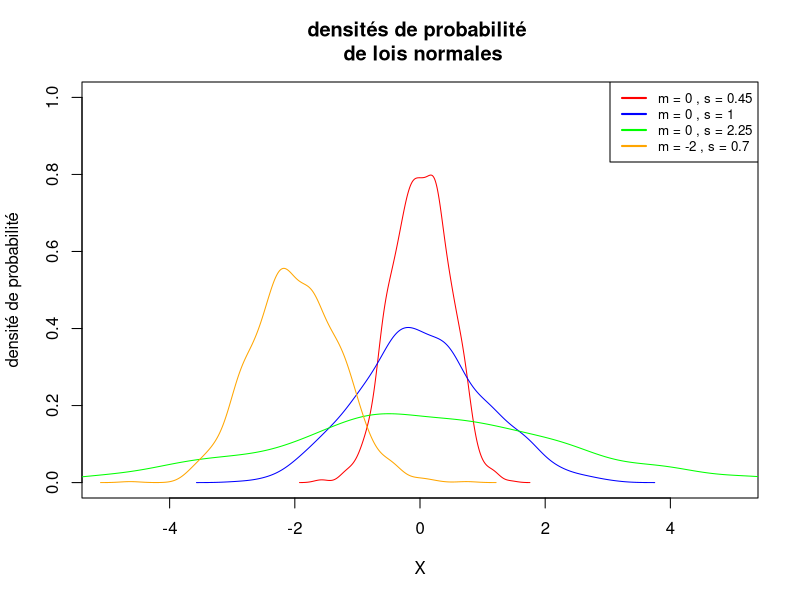
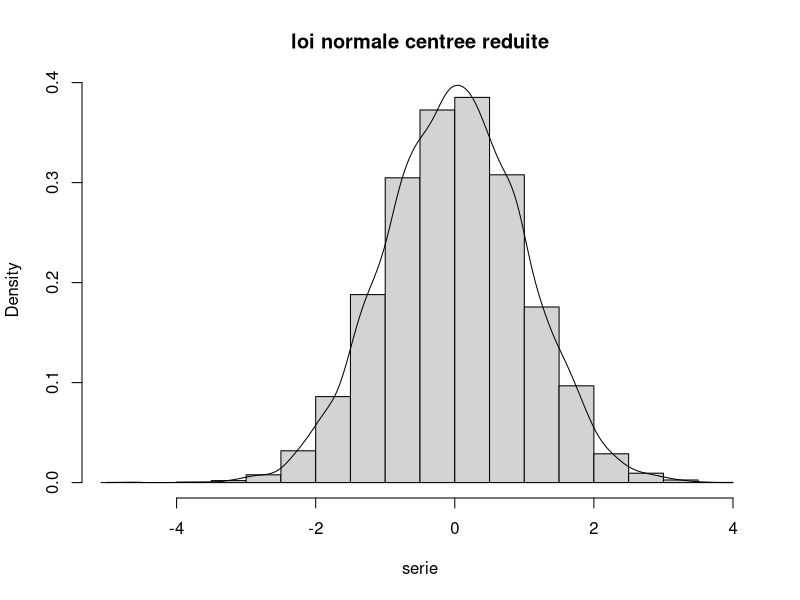
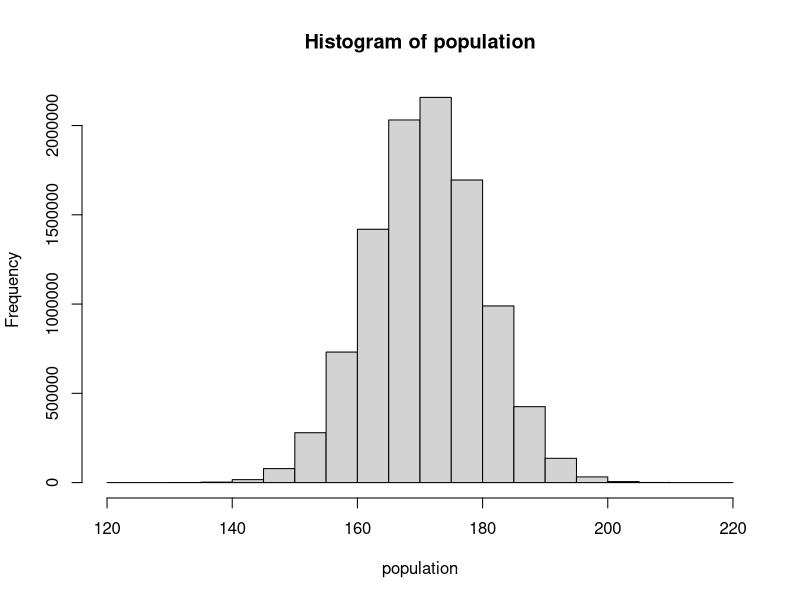

R code for these plots, in order:
#TD 5

#EXERCICE 5

  #1

par(mfrow = c(1,1)) #creer une fenetre (toile) vide.
plot(NA, xlim =c(-5,5), ylim = c(0,1), xlab = "X",
ylab = "densité de probabilité",
main = "densités de probabilité \n de lois normales")

  #2

# Tracer la densité de probabilité pour chaque simulation
moyennes <- c(0, 0, 0, -2)
sigmas <- c(0.45, 1, 2.25, 0.7)
colors <- c("red", "blue", "green", "orange")
legend_labels <- c()
for (i in 1:length(moyennes)) {
  serie = rnorm(n = 1000, 
                mean = moyennes[i], 
                sd = sigmas[i])
  lines(density(serie), col = colors[i])
  legend_labels <- c(legend_labels, paste("m =", moyennes[i], ",", "s =", sigmas[i]))
}

# Ajouter une légende
legend("topright", legend=legend_labels, col=colors, lwd=2, cex=0.8)

  #3

serie = rnorm(n =10000, mean = 0, sd = 1) #cela simule une loi normale de taille 10000, de moyenne 0 et d'ecart type 1

  #4

hist(serie, main = "loi normale centree reduite", #creer un histogramme de la loi normale centree reduite
     probability = TRUE)                          # et traces les lignes de la série 
lines(density(serie))

  #5

median(serie)  #calcule la médiane de la série

  #6

quantile(serie) #calcule les quartiles de la série

  #7

quantile(serie, probs = seq(from = 0, to = 1, by = 0.01))  # calcule les centiles de la serie
quantile(serie, probs = 0.95) #le centile 0.95 donne une valeur de environ 1.64

  #8

qnorm(0.95, mean = 0, sd = 1) # en comparant avec qnorm on trouve une valeur de 1.64 egalement
pnorm(q = 1.644854, mean = 0, sd = 1) # en reprenant la valeur de qnorm (1.644854) on retrouve 0.95

  #9

qnorm(0.975, mean = 0, sd = 1) #valeur théorique pour P(X < x) = 0.975 , on trouve 1.96 en valeur

  #10

1- pnorm( q = 1.96, mean = 0, sd =1) #pour trouver P(X> 1.96) donc on trouve les 2.5% a droite de 1.96, car le 1.96 
                                                                                        #regroupe 97.5% des valeurs

#EXERCICE 2 

  #1

indices_lignes = seq(from = 0, to = 3.9, by = 0.1)

#création d'un vecteur nul pour afficher les probas au fur et a mesure
all_probas = c()
#on parcourt les indices lignes
for(i in indices_lignes) {
  proba = pnorm(q =i, mean = 0, sd = 1)
  #on ajoute la nouvelle proba au vecteur existant
  all_probas = c(all_probas, proba)
  all_probas = round(all_probas, digits = 4) #precision avec 4 décimales
}

  #2

indices_colones = seq(from = 0.00, to = 0.09, by = 0.01)
indices_lignes = seq(from = 0, to = 3.9, by = 0.1)

#On crée un objet résultat vide.
resultat = NULL
#On parcourt les indices colonnes
for (j in indices_colones) {
  #on crée un vecteur vide pour ajouter les probas au fur et à mesure
  all_probas = c()
  #On parcourt les indices lignes
  for (i in indices_lignes){
    quantile = i + j
    proba = pnorm(q = quantile, mean = 0, sd = 1)
    #on ajoute la nouvelle proba au vecteur existant
    all_probas = c(all_probas,proba)
    all_probas = round(all_probas,digits = 4)
  }
  #On ajoute une colonne au resultat
  resultat = cbind(resultat,all_probas)
}
  
  #3

class(resultat)
table = data.frame(resultat)
colnames(table) = indices_colones # modifie les colonnes des tables
rownames(table) = indices_lignes #modifie les lignes des tables
View(table)

#EXERCICE 3

  #1

moyenne_pop = 171     #produit les tailles d'une population similué de 10 000 000 de francais
sd_pop = 9            #reparti selon une loi normale N(171,9), en stockant les tailles dans un vecteur population
population = rnorm(n = 1e7,
                   mean = moyenne_pop,
                   sd = sd_pop)

  #2

mean(population) #moyenne poulation, on retrouve 171
sd(population)   #ecart-type population, on retrouve 9 (8.99)

  #3

hist(population) #oui on observe une courbe en cloche

  #4

#valeur observer 
pop190 = population[population< 190]
length(190)
length(pop190)/length(population)  #98.2% des personnes font moins de 1m90

#valeur théorique
pnorm(q =190, mean = moyenne_pop, sd= sd_pop)*1e7

  #5

#observer
pop200 = population[population > 200]
length(200)
length(pop200)/length(population) #0.06 % des personnes ont une taille supérieur à 2m

#valeur théorique
# Proba de P(X < 200cm)
proba_inf_200 = pnorm(q =200, mean = moyenne_pop, sd=sd_pop)
# Maitenant pour trouver P(X >= 200 cm)
1 - proba_inf_200


#EXERCICE 4

  #1


